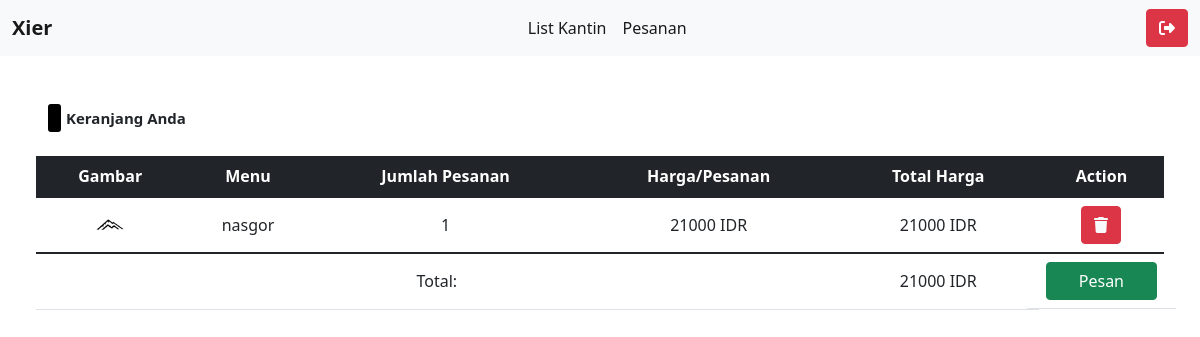
The app's page /kantin/cart/ (signed in) with its own data.
### pesanan/models.py (models this page shows, shortened)
class Keranjang(models.Model):
    pesanan = models.ForeignKey(Pesanan, on_delete=models.CASCADE)
    penjual = models.ForeignKey(User, on_delete=models.CASCADE, related_name='Kantin')
    menu = models.ForeignKey(Menu, on_delete=models.CASCADE)
    jumlah_pesanan = models.PositiveIntegerField(default=1)
    class Meta:
        db_table = "Keranjang"

### kantin/models.py (models this page shows, shortened)
class Menu(models.Model):
    stocks = (
        (TERSEDIA, 'Tersedia'),
        (TIDAK_TERSEDIA, 'Tidak Tersedia'),
    )
    name = models.CharField(max_length=100)
    price = models.IntegerField()
    image = models.ImageField(upload_to="upload/menu/")
    desc = models.CharField(max_length=100)
    stok = models.CharField(max_length=100, choices=stocks, default=TERSEDIA)
    author = models.ForeignKey(User, on_delete=models.CASCADE)

### kantin/views.py (the view)
# urls.py: path('cart/', views.cart, name="cart"),
@login_required
def cart(request):
    try:
        user = request.user
        pesanan = Pesanan.objects.get(status_cart="Aktif", pembeli=user)
        carts = Keranjang.objects.filter(pesanan=pesanan.id)
        total_harga_per_baris = [item.jumlah_pesanan * item.menu.price for item in carts]
        total_harga_semua_keranjang = sum(total_harga_per_baris)
        return render(request, "cart.html", {'carts': carts, 'overall_total': total_harga_semua_keranjang })
    except Pesanan.DoesNotExist:
        raise Http404("cart.html")

### templates/cart.html (shortened to what this page needs)
{% extends 'base.html' %}
{% block content %}
<nav class="navbar shadow navbar-expand-lg navbar-light bg-light shadow-none sticky-top">
  <div class="container-fluid">
    <a class="navbar-brand fw-bold" href="#">Xier</a>
    <div class="collapse navbar-collapse" id="navbarSupportedContent">
      <ul class="navbar-nav mx-auto mb-2 mb-lg-0">
        <li class="nav-item">
          <a class="nav-link active" aria-current="page" href="">List Kantin</a>
        </li>
        <li class="nav-item">
          <a class="nav-link active" aria-current="page" href="">Pesanan</a>
        </li>
      </ul>
      {% if user.is_authenticated %}
      <a class="btn btn-danger" href="{% url 'logout' %}" role="button"><i
          class="fa-solid fa-right-from-bracket"></i></a>
      {% endif %}
    </div>
  </div>
</nav>
<div class="p-5">
  <div class="row row-cols-1 ">
    <div class="row mb-4">
      <div class="col-md-8 d-flex flex-row bd-highlight align-items-center">
        <div class="shape-rectangle bd-highlight"
          style="width: 13px; height:28px; background-color: #000; border-radius: 3px"></div>
        <div class="text bd-highlight" style="font-size: 15px; font-weight:600; margin-left: 5px;">Keranjang Anda</div>
      </div>
      <div class="col-md-4 d-flex flex-row justify-content-end align-items-center p-0"> </div>
    </div>
    {% if carts %}
    <table class="table ">
      <thead class="table-dark">
        <tr>
          <th scope="col" class="text-center">Gambar</th>
          <th scope="col" class="text-center">Menu</th>
          <th scope="col" class="text-center">Jumlah Pesanan</th>
          <th scope="col" class="text-center">Harga/Pesanan</th>
          <th scope="col" class="text-center">Total Harga</th>
          <th scope="col" class="text-center">Action</th>
        </tr>
      </thead>
      <tbody>
        {% for item in carts %}
        {% with x=item.menu.price y=item.jumlah_pesanan %}
        <tr>
          <td class="text-center align-middle"><img src="{{ item.menu.image.url }}" alt="{{ item.menu.name }}"
              style="width: 35px; height: 35px;"></td>
          <td class="text-center align-middle">{{ item.menu.name }}</td>
          <td class="text-center align-middle">{{ item.jumlah_pesanan }}</td>
          <td class="text-center align-middle">{{ item.menu.price }} IDR</td>
          <td class="text-center align-middle">{% widthratio item.jumlah_pesanan 1 item.menu.price %} IDR</td>
          <td class="text-center align-middle"><a href="{% url 'kantin:hapusMenuCart' menu_id=item.menu.id %}" class="btn btn-danger shadow-none"><i class="fa-solid fa-trash shadow-none link-light"></i></a>
          </td>
        </tr>
        {% endwith %}
        {% endfor %}
      </tbody>
      <tfoot>
        <tr>
          <td colspan="4" class="text-center">Total:</td>
          <td class="text-center">{{ overall_total }} IDR</td>
          <td class="text-center row">
            {% for i in carts %}
              {% if forloop.last %}
                <a href="{% url 'pesanan:pesanKeranjang' pesanan_id=i.id %}" class="btn btn-success col-10 mx-auto">Pesan</a>
              {% endif %}
            {% endfor %}
          </td>
        </tr>
      </tfoot>
    </table>
    {% else %}
    <p class="text-center">Keranjang belanja Anda kosong.</p>
    {% endif %}
  </div>
</div>
{% endblock content %}

### records on screen
Keranjang: menu.image (picture), menu.name "nasgor", jumlah_pesanan "1", menu.price "21000", jumlah_pesanan+menu "21000"

### other values on screen
{{ overall_total }} "21000"
